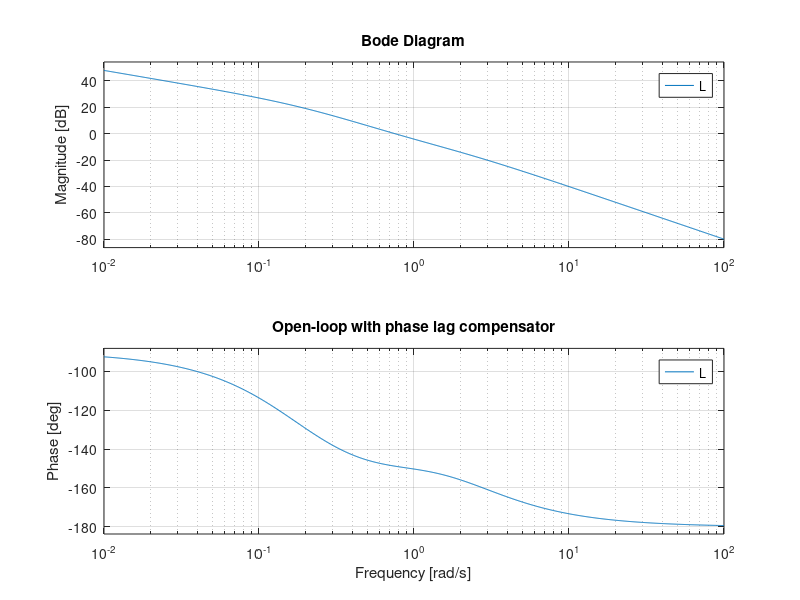

Reproduce this figure in MATLAB.
% Plant: G(s) = 1 / (s (s + 2))
s = tf('s');
G = 1 / (s * (s + 2));

% Lag compensator parameters
Kc = 5;
omega_p = 0.2;
omega_z = 1.0;

Clag = Kc * (s/omega_z + 1) / (s/omega_p + 1);

L = series(Clag, G);
T = feedback(L, 1);

figure;
bode(L); grid on; title('Open-loop with phase lag compensator');

% Steady-state velocity constant Kv
sG = series(Clag, G * s);   % s * L(s)
Kv = dcgain(sG);

disp(['Approximate Kv = ', num2str(Kv)]);

% Simulink note:
% In Simulink, use:
%  - "Transfer Fcn" block for G(s)
%  - "Transfer Fcn" block for Clag(s)
%  - "Sum" block for feedback
%  - Optional: "Robot" plant from Robotics System Toolbox linearization
